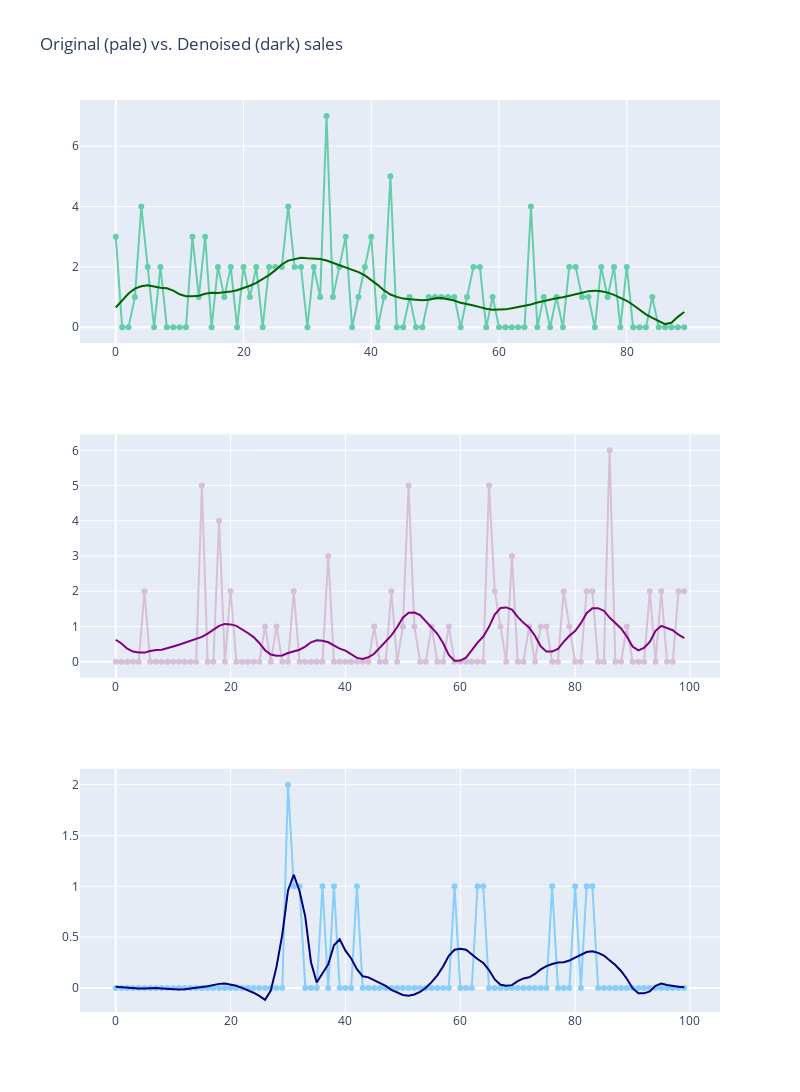

The cell this chart's notebook holds for it:
### Code cell
y_w1 = denoise_signal(x_1)
y_w2 = denoise_signal(x_2)
y_w3 = denoise_signal(x_3)


fig = make_subplots(rows=3, cols=1)

fig.add_trace(
    go.Scatter(x=np.arange(len(x_1)), mode='lines+markers', y=x_1, marker=dict(color="mediumaquamarine"), showlegend=False,
               name="Original signal"),
    row=1, col=1
)

fig.add_trace(
    go.Scatter(x=np.arange(len(x_1)), y=y_w1, mode='lines', marker=dict(color="darkgreen"), showlegend=False,
               name="Denoised signal"),
    row=1, col=1
)

fig.add_trace(
    go.Scatter(x=np.arange(len(x_2)), mode='lines+markers', y=x_2, marker=dict(color="thistle"), showlegend=False),
    row=2, col=1
)

fig.add_trace(
    go.Scatter(x=np.arange(len(x_2)), y=y_w2, mode='lines', marker=dict(color="purple"), showlegend=False),
    row=2, col=1
)

fig.add_trace(
    go.Scatter(x=np.arange(len(x_3)), mode='lines+markers', y=x_3, marker=dict(color="lightskyblue"), showlegend=False),
    row=3, col=1
)

fig.add_trace(
    go.Scatter(x=np.arange(len(x_3)), y=y_w3, mode='lines', marker=dict(color="navy"), showlegend=False),
    row=3, col=1
)

fig.update_layout(height=1200, width=800, title_text="Original (pale) vs. Denoised (dark) sales")
fig.show()

### Figure 1 — Plotly figure (JSON) as saved in the notebook; plotly's stock layout.template omitted (floating-point values rounded to 4 significant figures)
{"data": [{"marker": {"color": "mediumaquamarine"}, "mode": "lines+markers", "name": "Original signal", "showlegend": false, "type": "scatter", "x": [0, 1, 2, 3, 4, 5, 6, 7, 8, 9, 10, 11, 12, 13, 14, 15, 16, 17, 18, 19, 20, 21, 22, 23, 24, 25, 26, 27, 28, 29, 30, 31, 32, 33, 34, 35, 36, 37, 38, 39, 40, 41, 42, 43, 44, 45, 46, 47, 48, 49, 50, 51, 52, 53, 54, 55, 56, 57, 58, 59, 60, 61, 62, 63, 64, 65, 66, 67, 68, 69, 70, 71, 72, 73, 74, 75, 76, 77, 78, 79, 80, 81, 82, 83, 84, 85, 86, 87, 88, 89], "xaxis": "x", "y": [3, 0, 0, 1, 4, 2, 0, 2, 0, 0, 0, 0, 3, 1, 3, 0, 2, 1, 2, 0, 2, 1, 2, 0, 2, 2, 2, 4, 2, 2, 0, 2, 1, 7, 1, 2, 3, 0, 1, 2, 3, 0, 1, 5, 0, 0, 1, 0, 0, 1, 1, 1, 1, 1, 0, 1, 2, 2, 0, 1, 0, 0, 0, 0, 0, 4, 0, 1, 0, 1, 0, 2, 2, 1, 1, 0, 2, 1, 2, 0, 2, 0, 0, 0, 1, 0, 0, 0, 0, 0], "yaxis": "y"}, {"marker": {"color": "darkgreen"}, "mode": "lines", "name": "Denoised signal", "showlegend": false, "type": "scatter", "x": [0, 1, 2, 3, 4, 5, 6, 7, 8, 9, 10, 11, 12, 13, 14, 15, 16, 17, 18, 19, 20, 21, 22, 23, 24, 25, 26, 27, 28, 29, 30, 31, 32, 33, 34, 35, 36, 37, 38, 39, 40, 41, 42, 43, 44, 45, 46, 47, 48, 49, 50, 51, 52, 53, 54, 55, 56, 57, 58, 59, 60, 61, 62, 63, 64, 65, 66, 67, 68, 69, 70, 71, 72, 73, 74, 75, 76, 77, 78, 79, 80, 81, 82, 83, 84, 85, 86, 87, 88, 89], "xaxis": "x", "y": [0.6569, 0.8706, 1.117, 1.281, 1.356, 1.388, 1.344, 1.311, 1.292, 1.213, 1.092, 1.031, 1.028, 1.046, 1.11, 1.142, 1.137, 1.156, 1.182, 1.226, 1.297, 1.377, 1.471, 1.589, 1.729, 1.892, 2.081, 2.209, 2.267, 2.3, 2.284, 2.269, 2.26, 2.21, 2.129, 2.055, 1.984, 1.906, 1.828, 1.716, 1.567, 1.405, 1.22, 1.085, 1.008, 0.9493, 0.9293, 0.9122, 0.8952, 0.9146, 0.9636, 0.9712, 0.9362, 0.8885, 0.8101, 0.7524, 0.7187, 0.6687, 0.6137, 0.5847, 0.5801, 0.5934, 0.6322, 0.6691, 0.7036, 0.7562, 0.8213, 0.8761, 0.9207, 0.9625, 0.9955, 1.039, 1.094, 1.145, 1.197, 1.214, 1.191, 1.148, 1.073, 0.9829, 0.8778, 0.7397, 0.5712, 0.4285, 0.3139, 0.2014, 0.1055, 0.1491, 0.3457, 0.5071], "yaxis": "y"}, {"marker": {"color": "thistle"}, "mode": "lines+markers", "showlegend": false, "type": "scatter", "x": [0, 1, 2, 3, 4, 5, 6, 7, 8, 9, 10, 11, 12, 13, 14, 15, 16, 17, 18, 19, 20, 21, 22, 23, 24, 25, 26, 27, 28, 29, 30, 31, 32, 33, 34, 35, 36, 37, 38, 39, 40, 41, 42, 43, 44, 45, 46, 47, 48, 49, 50, 51, 52, 53, 54, 55, 56, 57, 58, 59, 60, 61, 62, 63, 64, 65, 66, 67, 68, 69, 70, 71, 72, 73, 74, 75, 76, 77, 78, 79, 80, 81, 82, 83, 84, 85, 86, 87, 88, 89, 90, 91, 92, 93, 94, 95, 96, 97, 98, 99], "xaxis": "x2", "y": [0, 0, 0, 0, 0, 2, 0, 0, 0, 0, 0, 0, 0, 0, 0, 5, 0, 0, 4, 0, 2, 0, 0, 0, 0, 0, 1, 0, 1, 0, 0, 2, 0, 0, 0, 0, 0, 3, 0, 0, 0, 0, 0, 0, 0, 1, 0, 0, 2, 0, 1, 5, 1, 0, 0, 1, 0, 0, 1, 0, 0, 0, 0, 0, 0, 5, 2, 1, 0, 3, 0, 0, 1, 0, 1, 1, 0, 0, 2, 1, 0, 0, 2, 2, 0, 0, 6, 0, 0, 1, 0, 0, 0, 2, 0, 2, 0, 0, 2, 2], "yaxis": "y2"}, {"marker": {"color": "purple"}, "mode": "lines", "showlegend": false, "type": "scatter", "x": [0, 1, 2, 3, 4, 5, 6, 7, 8, 9, 10, 11, 12, 13, 14, 15, 16, 17, 18, 19, 20, 21, 22, 23, 24, 25, 26, 27, 28, 29, 30, 31, 32, 33, 34, 35, 36, 37, 38, 39, 40, 41, 42, 43, 44, 45, 46, 47, 48, 49, 50, 51, 52, 53, 54, 55, 56, 57, 58, 59, 60, 61, 62, 63, 64, 65, 66, 67, 68, 69, 70, 71, 72, 73, 74, 75, 76, 77, 78, 79, 80, 81, 82, 83, 84, 85, 86, 87, 88, 89, 90, 91, 92, 93, 94, 95, 96, 97, 98, 99], "xaxis": "x2", "y": [0.6234, 0.5154, 0.3699, 0.2866, 0.2591, 0.258, 0.3057, 0.3342, 0.3407, 0.3773, 0.4297, 0.4792, 0.5302, 0.5821, 0.6312, 0.7028, 0.7974, 0.9001, 1.017, 1.072, 1.059, 1.016, 0.9213, 0.8144, 0.6978, 0.5325, 0.3259, 0.2034, 0.1713, 0.1744, 0.2462, 0.3031, 0.3403, 0.4286, 0.5505, 0.6057, 0.5936, 0.5503, 0.4502, 0.3702, 0.3137, 0.2206, 0.107, 0.07469, 0.1266, 0.2258, 0.3996, 0.5734, 0.7448, 0.9752, 1.25, 1.392, 1.393, 1.326, 1.143, 0.9637, 0.7924, 0.5277, 0.1933, 0.02427, 0.03005, 0.1144, 0.3397, 0.542, 0.7134, 0.9902, 1.339, 1.524, 1.541, 1.478, 1.274, 1.101, 0.9682, 0.7348, 0.4368, 0.2861, 0.2858, 0.3594, 0.5621, 0.734, 0.8686, 1.093, 1.375, 1.518, 1.518, 1.447, 1.252, 1.082, 0.9431, 0.7164, 0.4323, 0.3221, 0.3938, 0.5584, 0.8776, 1.016, 0.9487, 0.8929, 0.7656, 0.6682], "yaxis": "y2"}, {"marker": {"color": "lightskyblue"}, "mode": "lines+markers", "showlegend": false, "type": "scatter", "x": [0, 1, 2, 3, 4, 5, 6, 7, 8, 9, 10, 11, 12, 13, 14, 15, 16, 17, 18, 19, 20, 21, 22, 23, 24, 25, 26, 27, 28, 29, 30, 31, 32, 33, 34, 35, 36, 37, 38, 39, 40, 41, 42, 43, 44, 45, 46, 47, 48, 49, 50, 51, 52, 53, 54, 55, 56, 57, 58, 59, 60, 61, 62, 63, 64, 65, 66, 67, 68, 69, 70, 71, 72, 73, 74, 75, 76, 77, 78, 79, 80, 81, 82, 83, 84, 85, 86, 87, 88, 89, 90, 91, 92, 93, 94, 95, 96, 97, 98, 99], "xaxis": "x3", "y": [0, 0, 0, 0, 0, 0, 0, 0, 0, 0, 0, 0, 0, 0, 0, 0, 0, 0, 0, 0, 0, 0, 0, 0, 0, 0, 0, 0, 0, 0, 2, 1, 1, 0, 0, 0, 1, 0, 1, 0, 0, 0, 1, 0, 0, 0, 0, 0, 0, 0, 0, 0, 0, 0, 0, 0, 0, 0, 0, 1, 0, 0, 0, 1, 1, 0, 0, 0, 0, 0, 0, 0, 0, 0, 0, 0, 1, 0, 0, 0, 1, 0, 1, 1, 0, 0, 0, 0, 0, 0, 0, 0, 0, 0, 0, 0, 0, 0, 0, 0], "yaxis": "y3"}, {"marker": {"color": "navy"}, "mode": "lines", "showlegend": false, "type": "scatter", "x": [0, 1, 2, 3, 4, 5, 6, 7, 8, 9, 10, 11, 12, 13, 14, 15, 16, 17, 18, 19, 20, 21, 22, 23, 24, 25, 26, 27, 28, 29, 30, 31, 32, 33, 34, 35, 36, 37, 38, 39, 40, 41, 42, 43, 44, 45, 46, 47, 48, 49, 50, 51, 52, 53, 54, 55, 56, 57, 58, 59, 60, 61, 62, 63, 64, 65, 66, 67, 68, 69, 70, 71, 72, 73, 74, 75, 76, 77, 78, 79, 80, 81, 82, 83, 84, 85, 86, 87, 88, 89, 90, 91, 92, 93, 94, 95, 96, 97, 98, 99], "xaxis": "x3", "y": [0.0107, 0.006385, -0.00319, -0.006866, -0.006611, -0.005521, -0.001749, -0.001582, -0.005574, -0.009483, -0.01487, -0.01614, -0.01246, -0.007707, -0.0003107, 0.007655, 0.01582, 0.02658, 0.03945, 0.04243, 0.03466, 0.02148, -0.0004448, -0.02366, -0.04784, -0.07967, -0.1177, -0.02571, 0.2094, 0.5245, 0.959, 1.114, 0.9533, 0.7022, 0.253, 0.05291, 0.1481, 0.2319, 0.4198, 0.4788, 0.3667, 0.2895, 0.1843, 0.1135, 0.1033, 0.07402, 0.0471, 0.01921, -0.01894, -0.04763, -0.07009, -0.07724, -0.06489, -0.03991, 0.001793, 0.05612, 0.1232, 0.2096, 0.3148, 0.3749, 0.3848, 0.3753, 0.3286, 0.2844, 0.245, 0.1751, 0.08282, 0.03085, 0.02047, 0.02697, 0.0665, 0.09319, 0.1046, 0.1375, 0.182, 0.2136, 0.2344, 0.2494, 0.2531, 0.2693, 0.2987, 0.3249, 0.3531, 0.361, 0.345, 0.3189, 0.2761, 0.225, 0.1664, 0.08991, -0.003007, -0.05227, -0.05375, -0.0352, 0.01981, 0.04259, 0.02782, 0.02323, 0.01219, 0.006395], "yaxis": "y3"}], "layout": {"height": 1200, "title": {"text": "Original (pale) vs. Denoised (dark) sales"}, "width": 800, "xaxis": {"anchor": "y", "domain": [0, 1]}, "xaxis2": {"anchor": "y2", "domain": [0, 1]}, "xaxis3": {"anchor": "y3", "domain": [0, 1]}, "yaxis": {"anchor": "x", "domain": [0.7333, 1]}, "yaxis2": {"anchor": "x2", "domain": [0.3667, 0.6333]}, "yaxis3": {"anchor": "x3", "domain": [0, 0.2667]}}}
